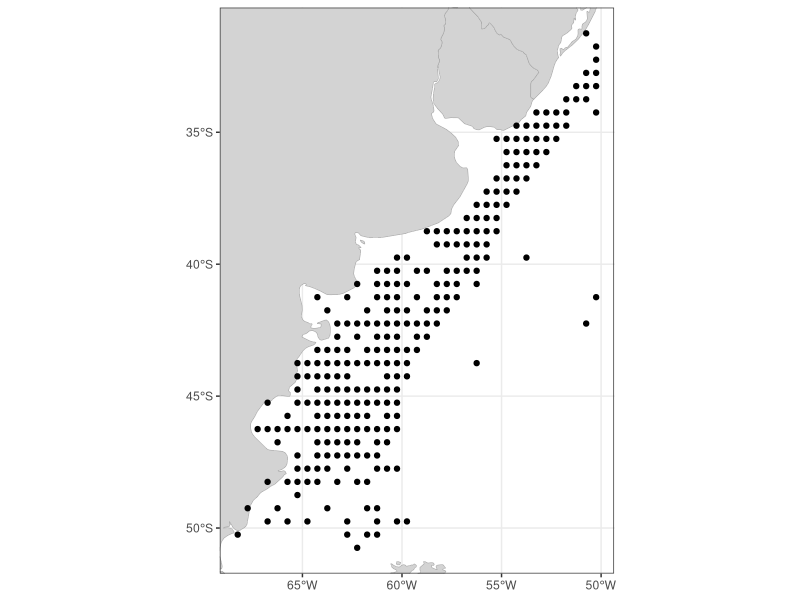

R code for this plot:
# 0. Housekeeping ####
rm(list = ls())

library(rnaturalearth)
library(tidyverse)
library(sf)

# 1. Load data ####
data <- read.csv("Data/data.csv") %>% 
  dplyr::select(-X)
map <- ne_countries(scale = "medium", returnclass = "sf")

data_sf <- data %>% 
  st_as_sf(coords = c("Lon", "Lat"), crs = 4326)

ggplot() + 
  geom_sf(data = map, fill = "lightgray", col ="darkgray") +
  geom_sf(data = data_sf) + 
  coord_sf(xlim = st_bbox(data_sf)[c(1,3)], st_bbox(data_sf)[c(2,4)], expand = TRUE) +
  theme_bw()
